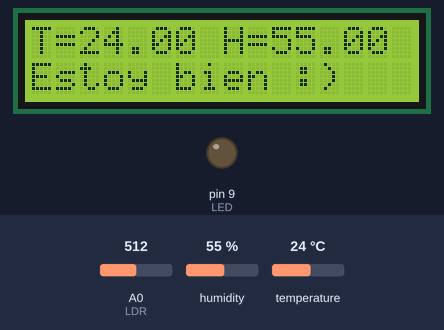
Bench run of a sketch on a simulated Arduino Uno, built with avr-gcc and run on an emulated ATmega328P. Shown: 16×2 character LCD, output pins drawn as LEDs (lit = HIGH). The inputs (shaded band) are chosen by the test bench; at power-on: A0 (LDR) = 512, humidity 55 %, temperature 24 °C. What the sketch prints to the serial monitor is not drawn.

Above: at 1.2 s.
1.3 s: A0 (LDR) set to 990
At 1.9 s:
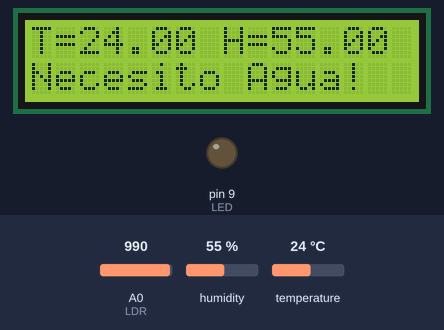
2.9 s: A0 (LDR) set to 1016
At 4.9 s:
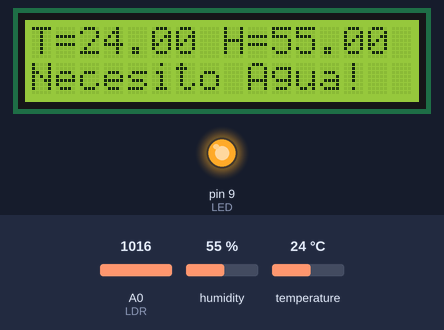
5.5 s: A0 (LDR) set to 240
At 7.6 s:
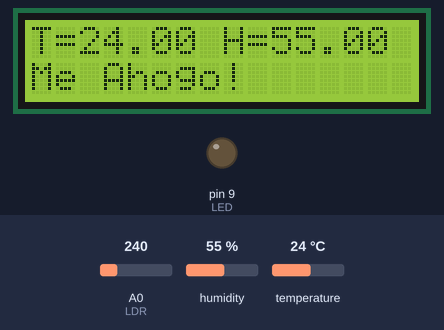
8.2 s: humidity set to 22 %
At 10.4 s:
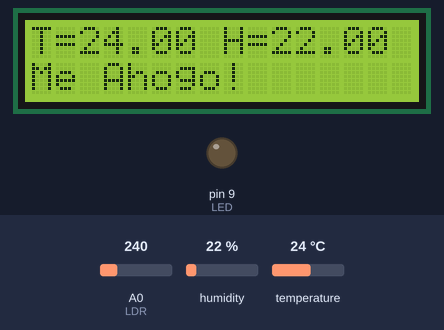
10.8 s: temperature set to 12 °C
At 13.2 s:
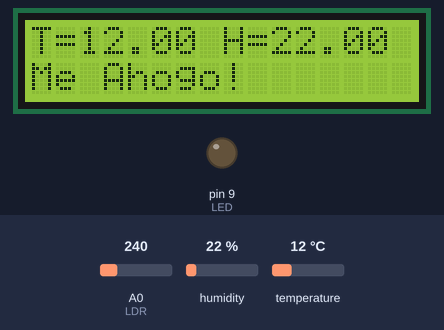
13.5 s: A0 (LDR) set to 1023
At 16.1 s:
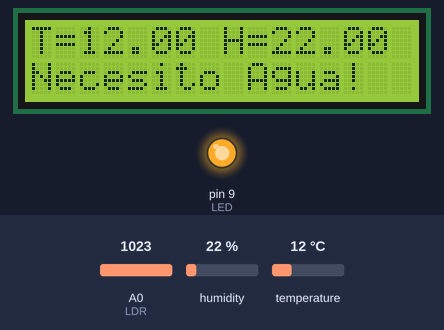
Timing chart, 0 to 17.2 s (numbered marks = the images above; inputs shaded):
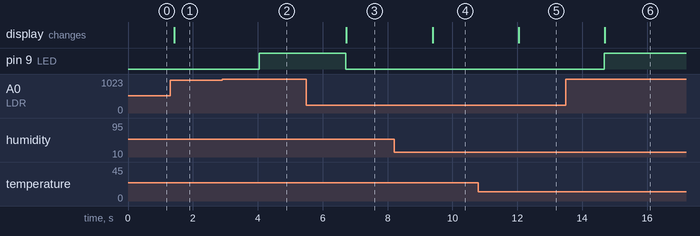

Measured:
- the behaviour switches between 1005 and 1006 on A0 (LDR) (found by bisection; images 1 and 2)
- after the input at 1.3 s, the display: changes after 0.12 s (image 1)
- after the input at 2.9 s, pin 9 (LED): LOW → HIGH after 1.1 s
- after the input at 5.5 s, pin 9 (LED): HIGH → LOW after 1.2 s; the display: changes after 1.2 s (image 3)
- after the input at 8.2 s, the display: changes after 1.2 s (image 4)
- after the input at 10.8 s, the display: changes after 1.2 s (image 5)
- after the input at 13.5 s, pin 9 (LED): LOW → HIGH after 1.2 s; the display: changes after 1.2 s (image 6)

The sketch:

SensorTierra.ino
```cpp
#include <LiquidCrystal.h>
#include <DHT11.h>
LiquidCrystal lcd(12, 11, 5, 4, 3, 2);
int pin=7;
int v_suelo;
DHT11 dht11(pin);

#define LED 9     //El LED esta conectado en el pin 9
#define LDR 0     //El LDR esta conectador en el pin A0

int luz = 0;
int valor_sensor = 0;
int valor_limite = 490;  //Este valor hara que el LED cambie de estado a una determinada luminosidad (podeis con distintos valores para ajustar la sensibilidad)


void setup() {
  // Definimos la LCD con dimension 2x16 y definimos
//los caracteres que deben salir en las filas:
lcd.begin(16,2);
lcd.print("T=      H=");

  Serial.begin(9600);
  pinMode(LED,OUTPUT);
  pinMode(LDR,INPUT);
}

//Hasta aquí hemos definido qué queremos que
//salga impreso por la pantalla y el tamaño de ésta.
void loop() {
 //Sensor de Humedad
  //0 - 250 seco
  //250 - 600 húmedo
  //600 - 950 Encharcado
      v_suelo= analogRead(0);
       int error;
       float temperatura, humedad;
       if((error = dht11.read(humedad, temperatura)) == 0){

  lcd.setCursor(2,0);
  lcd.print(temperatura);
  lcd.setCursor(10,0);
  lcd.print(humedad);
       }

       else{
        lcd.setCursor(0,0);
        lcd.print("ERROR");
       }

 //condiciones de aviso de riego
  if(v_suelo<=250){
       lcd.setCursor(0,1);
lcd.print("Me Ahogo!     ");}
  if((v_suelo>250)&&(v_suelo<=600)){
  lcd.setCursor(0,1);
lcd.print("Estoy bien :)   ");
}
  if(v_suelo>600){
  lcd.setCursor(0,1);
lcd.print("Necesito Agua!   ");
}
  delay(1000);

    valor_sensor = analogRead(LDR);
  luz = (5.0 * valor_sensor * 100.0)/1024.0; //Para entender esta formula visitar: http://programarfacil.com/podcast/48-sensor-de-temperatura-en-arduino/
  Serial.print(luz);
  Serial.println(" Luz");
  delay(300);

  if (luz <= valor_limite)   //Si el valor de luz es menor o igual que el valor limite
  {
    digitalWrite (LED, LOW);  //El led se apaga
  }
  if (luz > valor_limite)   //Si es mayor que el valor limite
  {
    digitalWrite (LED, HIGH);  //El led se eniende
  }
}
```
